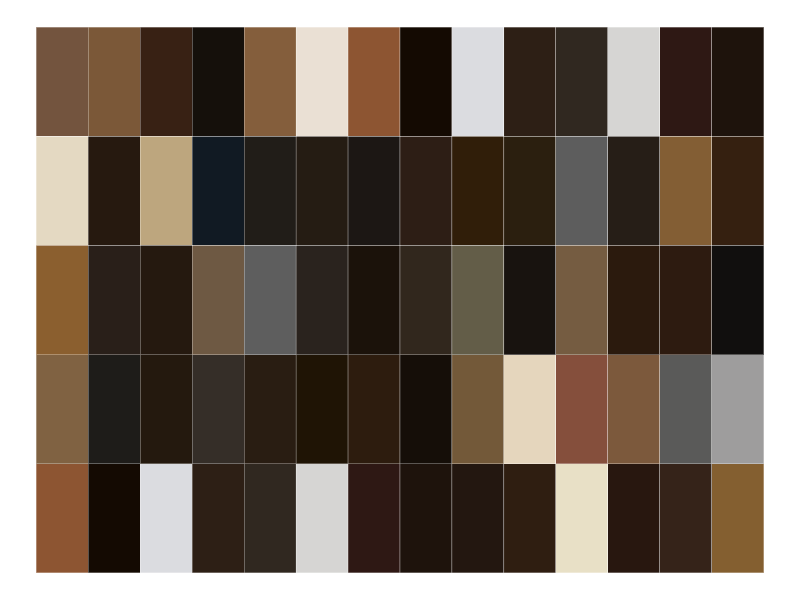

This chart was generated by the following R code:
##renaissance 1400-1600
library(ggplot2)
#rococo
colors <- read.csv("dominant_colors_renaissance.csv", header = FALSE)

n_cols <- 14
n_rows <- ceiling(nrow(colors) / n_cols)


df <- expand.grid(x = 1:n_cols, y = 1:n_rows)
df$col <- rep(colors$V1, length.out = n_cols * n_rows)

###########ggplot
p <- ggplot(df, aes(x = x, y = y, fill = col)) +
  geom_tile(color = "white") +
  scale_fill_identity() +
  theme_void() +
  theme(panel.grid.major = element_blank(),
        panel.grid.minor = element_blank(),
        legend.position = "none",
        axis.text = element_blank(),
        axis.title = element_blank(),
        axis.line = element_blank(),
        plot.margin = unit(c(0, 0, 0, 0), "cm"))

############## ggsave
ggsave("colors.jpeg", p, width = 20, height = 10, dpi = 300)




